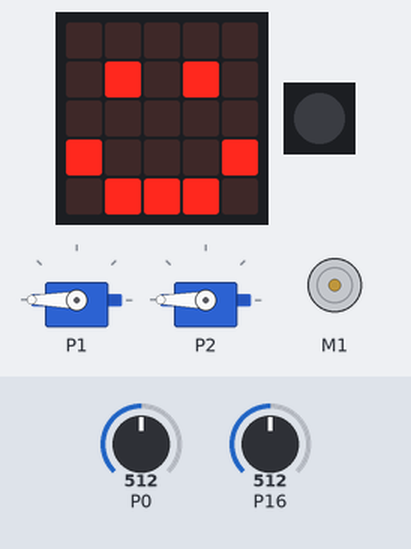
Bench run of a program on a simulated Calliope mini (MakeCode). On the bench: 2 × servo, the board's 5×5 LED display, DC motor (green arrow = forward, orange = backward, longer = faster), 1 RGB LEDs in strip order, left to right. Inputs (shaded band) come from the test bench; at power-on: P0 = 512, P16 = 512 (analog values on the 0–1023 scale).

Above: at 4.2 s.
4.3 s: P0 set to 537
6.0 s: P0 set to 567
At 9.0 s:
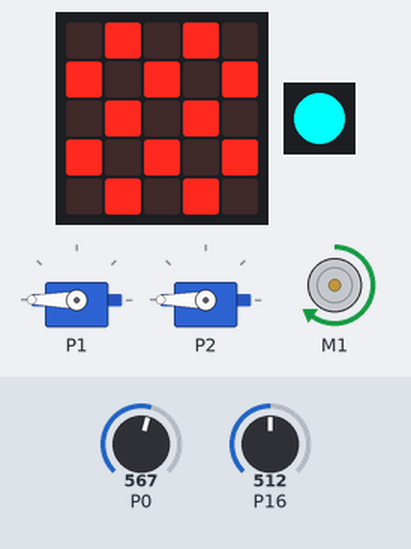
9.6 s: P0 set to 540
At 11.1 s:
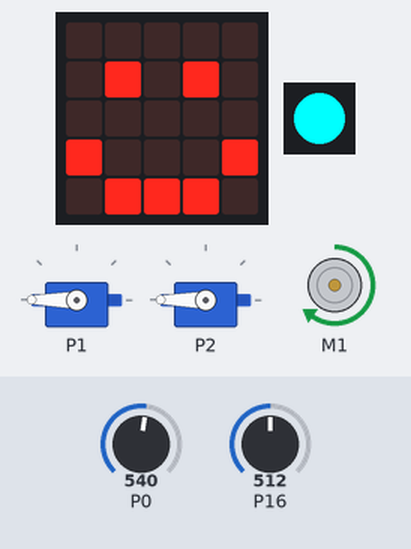
11.8 s: P0 set to 365
13.4 s: P0 set to 339
At 14.4 s:
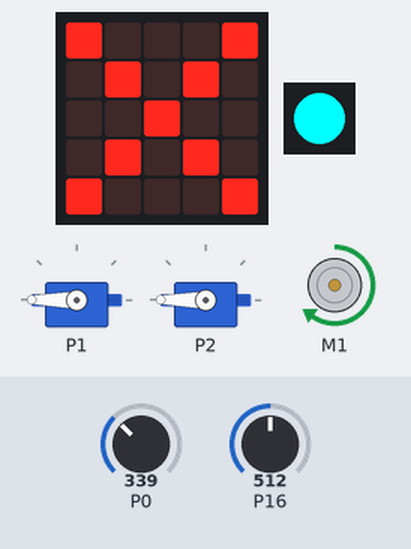
17.3 s: P16 set to 432
19.3 s: P16 set to 403
At 20.9 s:
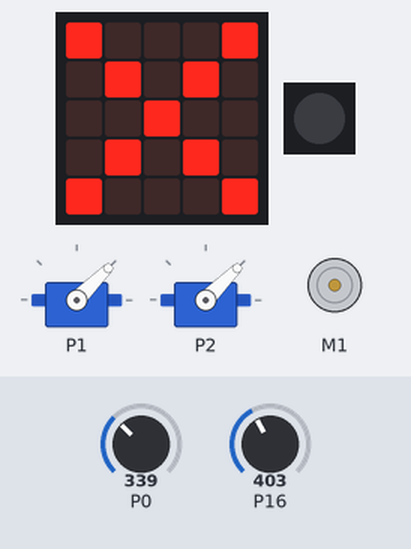
Timing chart, 0 to 22.4 s (numbered marks = the images above; inputs shaded):
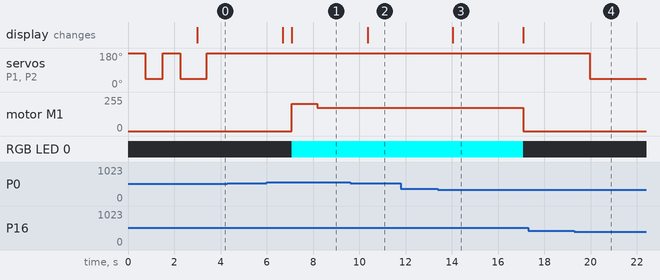

The program:

main.ts
```typescript
let Temperatur = 0
let Feuchte = 0
let Wasser = 0
for (let index = 0; index < 2; index++) {
    pins.servoWritePin(AnalogPin.P1, 180)
    pins.servoWritePin(AnalogPin.P2, 180)
    basic.pause(750)
    pins.servoWritePin(AnalogPin.P1, 45)
    pins.servoWritePin(AnalogPin.P2, 45)
    basic.pause(750)
}
basic.forever(function () {
    Feuchte = pins.analogReadPin(AnalogPin.P0)
    Temperatur = pins.analogReadPin(AnalogPin.C16)
    if (Feuchte > 550) {
        images.iconImage(IconNames.Chessboard).showImage(0)
        Wasser = 1
    } else {
        if (Feuchte < 350) {
            images.iconImage(IconNames.No).showImage(0)
            Wasser = 0
        } else {
            images.iconImage(IconNames.Happy).showImage(0)
            Wasser = 0
        }
    }
    if (Temperatur > 450) {
        pins.servoWritePin(AnalogPin.P1, 180)
        pins.servoWritePin(AnalogPin.P2, 180)
    }
    if (Temperatur < 415) {
        pins.servoWritePin(AnalogPin.P1, 45)
        pins.servoWritePin(AnalogPin.P2, 45)
    }
    basic.pause(500)
})
basic.forever(function () {
    if (Wasser == 0) {
        motors.motorPower(0)
        basic.turnRgbLedOff()
    } else if (Wasser == 1) {
        motors.motorPower(80)
        basic.setLedColor(0x00ffff)
        basic.pause(1100)
        motors.motorPower(69)
        basic.pause(8900)
        motors.motorPower(0)
        basic.turnRgbLedOff()
        basic.pause(50000)
    } else {
        motors.motorPower(0)
        basic.turnRgbLedOff()
    }
})
```

test.ts
```typescript
// Hier kann man Tests durchführen; diese Datei wird nicht kompiliert, wenn dieses Paket als Erweiterung verwendet wird.
```

Measured:
- the behaviour switches between 550 and 551 on P0 (found by bisection; images 0 and 1)
- the behaviour switches between 350 and 349 on P0 (found by bisection; images 2 and 3)
- the behaviour switches between 415 and 414 on P16 (found by bisection; images 3 and 4)
- after the input at 4.3 s, every drawn part: stays the same
- after the input at 6.0 s, motor M1: stopped → forward 204/255 after 1.1 s, → forward 176/255 1.1 s later; RGB LED 0: off → RGB(0, 255, 255) after 1.1 s; the display: first changes after 0.68 s (image 1 shows a later state)
- after the input at 9.6 s, the display: changes after 0.76 s (image 2)
- after the input at 11.8 s, every drawn part: stays the same
- after the input at 13.4 s, the display: changes after 0.64 s (image 3)
- after the input at 17.3 s, every drawn part: stays the same
- after the input at 19.3 s, servo on P1, servo on P2: 180° → 45° after 0.66 s
